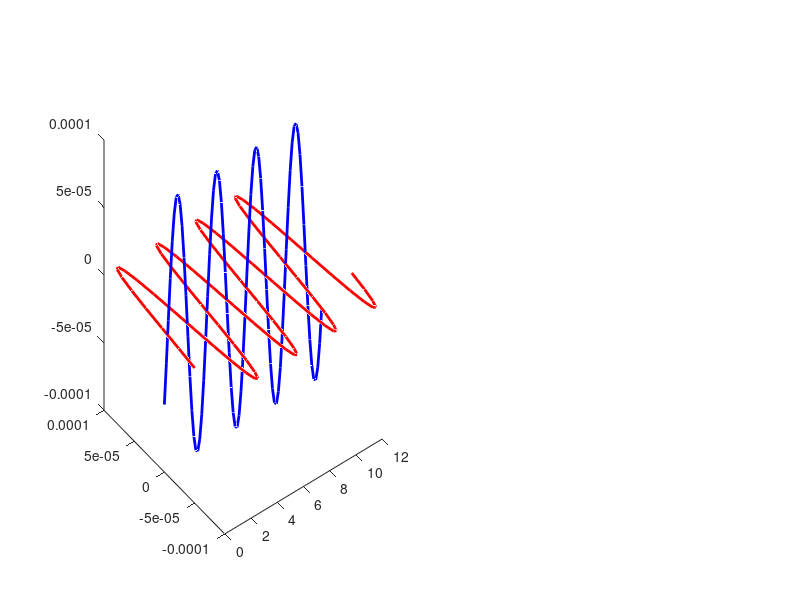

MATLAB code to generate this figure: (Note: this script raises an error after producing the figure.)
%%set simulation paramaeters
f =1E8;     epsilon_r = 1;  mu_r = 1;
epsilon = 8.85418782e-12;
mu  =   1.25663706e-6;

omega = 2*pi*f;     v_p = 1/sqrt(epsilon *epsilon_r *mu *mu_r);     beta = omega/v_p;
lambda = v_p/f;      eta = sqrt(mu * mu_r/(epsilon * epsilon_r));
T = 1/f;
scaleH = eta; % when plotting, scale H quantities with scaleH for better visualization
t = T/3; % set time of interest; can be changed
z=[0:lambda/20:4*lambda]'; % generate grid points on the z axis

%% compute field quantities using (3-1), (3-2)
Ex=zeros(size(z)); Ey=zeros(size(z)); Ez=zeros(size(z));
Hx=zeros(size(z)); Hy=zeros(size(z)); Hz=zeros(size(z));
Sx=zeros(size(z)); Sy=zeros(size(z)); Sz=zeros(size(z));
E0=0.0001; % assumed peak of the E field
Ex = E0*cos(omega*t-beta*z);
Hy = E0/eta*cos(omega*t-beta*z);
Sz = 1/eta*Ex.^2; % compute the nonzero component of the Poynting vector
%% Plot results
figure('units','normalized','outerposition',[0 0 1 1])
subplot(3,4,[1,2,5,6,9,10]);
plot3(z, Ex, Ey,'r', 'linewidth',2) % plot Ex and Ey components
hold on
plot3(z, scaleH*Hx, scaleH*Hy,'b', 'linewidth',2)
arrow3([z zeros(size(z)) zeros(size(z)) ], [z Ex Ey ]) % plot field vectors using
arrow3.m
arrow3([z zeros(size(z)) zeros(size(z)) ], [z scaleH*Hx scaleH*Hy ])
legend('E field', 'H field'); grid on; xlabel('z'); ylabel('x'); zlabel('y')

% The following plot the 6 field components (Ex, Ey, Ez, Hx, Hy, Hz) for points on the z
axis
subplot(3,4,3);plot(z, Ex, 'linewidth',2); ylabel('Ex')
subplot(3,4,7);plot(z, Ey, 'linewidth',2); ylabel('Ey')
subplot(3,4,11);plot(z, Ez, 'linewidth',2); xlabel('z'); ylabel('Ez')
subplot(3,4,4);plot(z, scaleH*Hx, 'linewidth',2); ylabel('Hx');
subplot(3,4,8);plot(z, scaleH*Hy, 'linewidth',2); ylabel('Hy');
subplot(3,4,12);plot(z, scaleH*Hz, 'linewidth',2); xlabel('z'); ylabel('Hz')